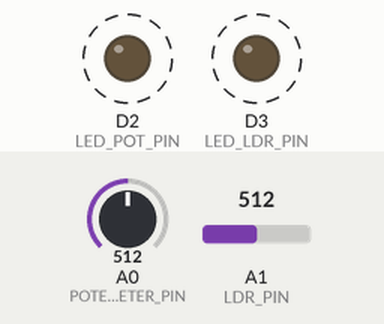
The program below on a simulated STM32 Nucleo. Shown: output pins drawn as LEDs (lit = HIGH). Dashed ring = blinking. The inputs (shaded band) are chosen by the test bench; at power-on: A0 (POTENTIOMETER_PIN) = 512, A1 (LDR_PIN) = 512 (analog values on the 0–1023 scale). What the program prints to the serial monitor is not drawn.

Above: at 1.2 s.
1.3 s: A0 (POTENTIOMETER_PIN) set to 489
4.3 s: A0 (POTENTIOMETER_PIN) set to 468
At 5.97 s:
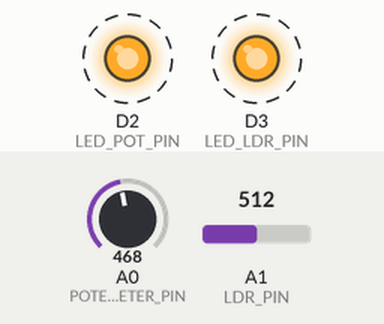
7.3 s: A1 (LDR_PIN) set to 237
10.3 s: A1 (LDR_PIN) set to 207
At 11.2 s:
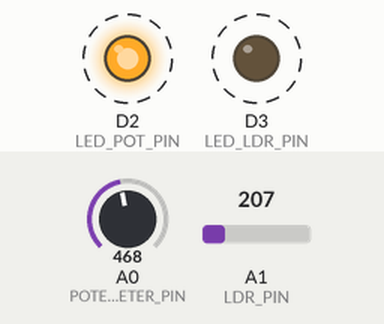
13.3 s: A0 (POTENTIOMETER_PIN) set to 511
At 13.9 s:
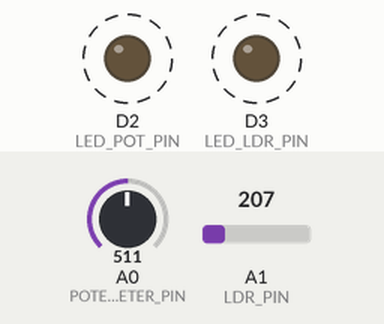
16.3 s: A0 (POTENTIOMETER_PIN) set to 306
At 16.8 s:
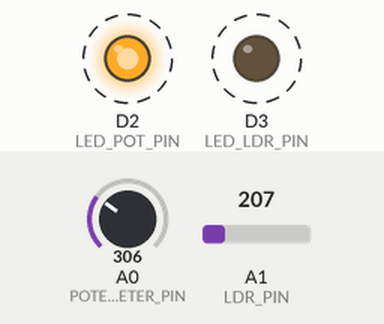
Timing chart, 0 to 20.3 s (numbered marks = the images above; inputs shaded):
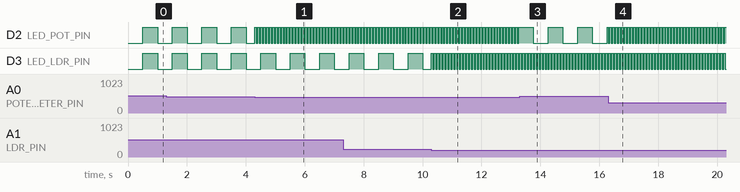

Measured:
- the behaviour switches between 476 and 475 on A0 (POTENTIOMETER_PIN) (found by bisection; images 0 and 1)
- the behaviour switches between 226 and 225 on A1 (LDR_PIN) (found by bisection; images 1 and 2)
- after the input at 4.3 s, D2 (LED_POT_PIN): alternates HIGH for 0.05 s and LOW for 0.05 s, starting at once
- after the input at 10.3 s, D3 (LED_LDR_PIN): alternates HIGH for 0.05 s and LOW for 0.05 s, starting at once
- after the input at 13.3 s, D2 (LED_POT_PIN): alternates HIGH for 0.50 s and LOW for 0.50 s, starting after 0.46 s
- after the input at 16.3 s, D2 (LED_POT_PIN): alternates HIGH for 0.05 s and LOW for 0.05 s, starting at once
- by itself, D2 (LED_POT_PIN), D3 (LED_LDR_PIN): alternates HIGH for 0.50 s and LOW for 0.50 s

The program:

main.cpp
```cpp
#include <Arduino.h>

// Analog input pin definitions for potentiometer and light dependent resistor
#define POTENTIOMETER_PIN A0
#define LDR_PIN A1

// Digital output pin definitions for LED indicators
#define LED_POT_PIN D2
#define LED_LDR_PIN D3

// Timestamp variables to track the last time each LED state was toggled
unsigned long lastPotToggle = 0;
unsigned long lastLdrToggle = 0;

// State variables to track whether each LED is currently on or off
bool potState = false;
bool ldrState = false;

void setup() {
  // Initialize UART serial communication at 9600 baud rate for debugging
  Serial.begin(9600);

  // Configure analog-to-digital converter resolution to 12-bit (0-4095 range)
  analogReadResolution(12);

  // Set LED pins as output mode to allow control of the LEDs
  pinMode(LED_POT_PIN, OUTPUT);
  pinMode(LED_LDR_PIN, OUTPUT);
}

void loop() {
  // Read the analog voltage from potentiometer (returns 0-4095 for 12-bit resolution)
  int potValue = analogRead(POTENTIOMETER_PIN);

  // Read the analog voltage from light dependent resistor (returns 0-4095 for 12-bit resolution)
  int ldrValue = analogRead(LDR_PIN);

  // Output sensor readings to serial terminal for real-time monitoring
  Serial.print("Potentiometer: ");
  Serial.print(potValue);
  Serial.print(", LDR: ");
  Serial.println(ldrValue);

  // Get the current system time in milliseconds since startup
  unsigned long currentMillis = millis();

  // Control potentiometer LED blinking using non-blocking timing method
  int potDelay = (potValue > 1900) ? 1000 : 100;  // 1Hz (slow) if above 1900, else 10Hz (fast)
  if (currentMillis - lastPotToggle >= potDelay / 2) {
    // Toggle the LED state between on and off
    potState = !potState;
    digitalWrite(LED_POT_PIN, potState ? HIGH : LOW);
    // Update the timestamp for the next toggle
    lastPotToggle = currentMillis;
  }

  // Control LDR LED blinking using non-blocking timing method
  int ldrDelay = (ldrValue > 900) ? 1000 : 100;  // 1Hz (slow) if above 900, else 10Hz (fast)
  if (currentMillis - lastLdrToggle >= ldrDelay / 2) {
    // Toggle the LED state between on and off
    ldrState = !ldrState;
    digitalWrite(LED_LDR_PIN, ldrState ? HIGH : LOW);
    // Update the timestamp for the next toggle
    lastLdrToggle = currentMillis;
  }
}
```
